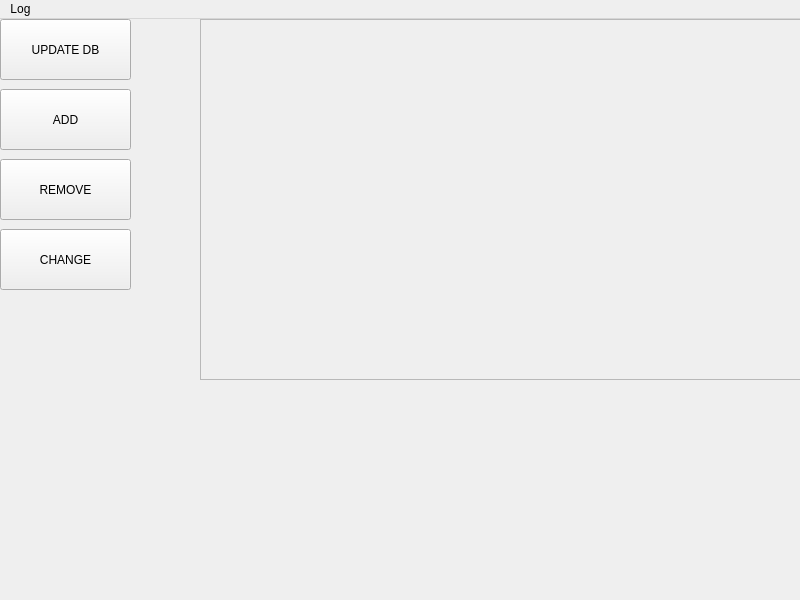
<?xml version="1.0" encoding="UTF-8"?>
<ui version="4.0">
 <class>MainWindow</class>
 <widget class="QMainWindow" name="MainWindow">
  <property name="enabled">
   <bool>true</bool>
  </property>
  <property name="geometry">
   <rect>
    <x>0</x>
    <y>0</y>
    <width>800</width>
    <height>600</height>
   </rect>
  </property>
  <property name="sizePolicy">
   <sizepolicy hsizetype="Preferred" vsizetype="Preferred">
    <horstretch>0</horstretch>
    <verstretch>0</verstretch>
   </sizepolicy>
  </property>
  <property name="windowTitle">
   <string notr="true">MainWindow</string>
  </property>
  <property name="toolTip">
   <string notr="true"/>
  </property>
  <property name="statusTip">
   <string notr="true"/>
  </property>
  <property name="whatsThis">
   <string notr="true"/>
  </property>
  <property name="accessibleName">
   <string notr="true"/>
  </property>
  <property name="accessibleDescription">
   <string notr="true"/>
  </property>
  <property name="locale">
   <locale language="English" country="UnitedStates"/>
  </property>
  <property name="windowFilePath">
   <string notr="true"/>
  </property>
  <widget class="QWidget" name="centralwidget">
   <widget class="QScrollArea" name="scrollArea">
    <property name="geometry">
     <rect>
      <x>200</x>
      <y>0</y>
      <width>601</width>
      <height>361</height>
     </rect>
    </property>
    <property name="widgetResizable">
     <bool>true</bool>
    </property>
    <widget class="QWidget" name="scrollAreaWidgetContents">
     <property name="geometry">
      <rect>
       <x>0</x>
       <y>0</y>
       <width>599</width>
       <height>359</height>
      </rect>
     </property>
    </widget>
   </widget>
   <widget class="QPushButton" name="updateDBButton">
    <property name="geometry">
     <rect>
      <x>0</x>
      <y>0</y>
      <width>131</width>
      <height>61</height>
     </rect>
    </property>
    <property name="text">
     <string>UPDATE DB</string>
    </property>
   </widget>
   <widget class="QPushButton" name="addButton">
    <property name="geometry">
     <rect>
      <x>0</x>
      <y>70</y>
      <width>131</width>
      <height>61</height>
     </rect>
    </property>
    <property name="text">
     <string>ADD</string>
    </property>
   </widget>
   <widget class="QPushButton" name="removeButton">
    <property name="geometry">
     <rect>
      <x>0</x>
      <y>140</y>
      <width>131</width>
      <height>61</height>
     </rect>
    </property>
    <property name="text">
     <string>REMOVE</string>
    </property>
   </widget>
   <widget class="QPushButton" name="changeButton">
    <property name="geometry">
     <rect>
      <x>0</x>
      <y>210</y>
      <width>131</width>
      <height>61</height>
     </rect>
    </property>
    <property name="text">
     <string>CHANGE</string>
    </property>
   </widget>
  </widget>
  <widget class="QMenuBar" name="menubar">
   <property name="geometry">
    <rect>
     <x>0</x>
     <y>0</y>
     <width>800</width>
     <height>21</height>
    </rect>
   </property>
   <widget class="QMenu" name="menuLog">
    <property name="title">
     <string>Log</string>
    </property>
    <addaction name="actionLog_out"/>
   </widget>
   <addaction name="menuLog"/>
  </widget>
  <action name="actionLog_out">
   <property name="text">
    <string>Log out</string>
   </property>
  </action>
 </widget>
 <resources/>
 <connections/>
</ui>
